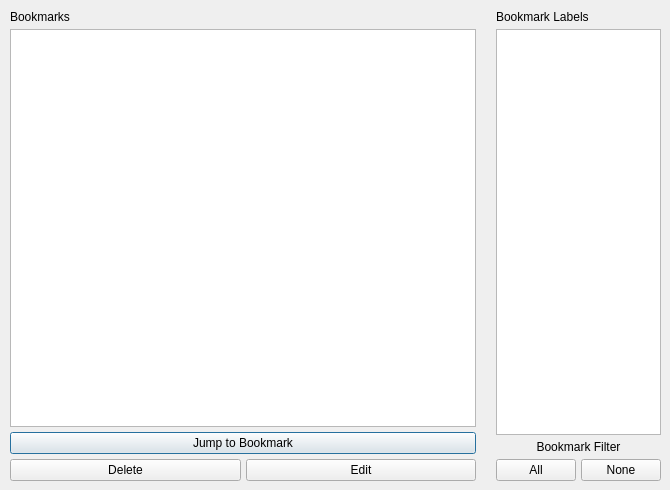
<?xml version="1.0" encoding="UTF-8"?>
<ui version="4.0">
 <class>BookmarkManagerDialog</class>
 <widget class="QDialog" name="BookmarkManagerDialog">
  <property name="geometry">
   <rect>
    <x>0</x>
    <y>0</y>
    <width>670</width>
    <height>490</height>
   </rect>
  </property>
  <property name="minimumSize">
   <size>
    <width>670</width>
    <height>490</height>
   </size>
  </property>
  <property name="maximumSize">
   <size>
    <width>670</width>
    <height>490</height>
   </size>
  </property>
  <property name="windowTitle">
   <string>Bookmark Manager</string>
  </property>
  <property name="autoFillBackground">
   <bool>false</bool>
  </property>
  <widget class="QWidget" name="horizontalLayoutWidget_2">
   <property name="geometry">
    <rect>
     <x>10</x>
     <y>10</y>
     <width>651</width>
     <height>471</height>
    </rect>
   </property>
   <layout class="QHBoxLayout" name="horizontalLayout_2" stretch="5,1">
    <property name="spacing">
     <number>20</number>
    </property>
    <item>
     <layout class="QVBoxLayout" name="frameBookmarks">
      <property name="spacing">
       <number>5</number>
      </property>
      <item>
       <widget class="QLabel" name="titleBookmarks">
        <property name="text">
         <string>Bookmarks</string>
        </property>
       </widget>
      </item>
      <item>
       <widget class="QTableWidget" name="tableBookmarks">
        <property name="maximumSize">
         <size>
          <width>16777215</width>
          <height>411</height>
         </size>
        </property>
       </widget>
      </item>
      <item>
       <widget class="QPushButton" name="buttonJumpToBookmark">
        <property name="text">
         <string>Jump to Bookmark</string>
        </property>
       </widget>
      </item>
      <item>
       <layout class="QHBoxLayout" name="horizontalLayout">
        <property name="topMargin">
         <number>0</number>
        </property>
        <item>
         <widget class="QPushButton" name="buttonDeleteBookmark">
          <property name="text">
           <string>Delete</string>
          </property>
         </widget>
        </item>
        <item>
         <widget class="QPushButton" name="buttonEditBookmark">
          <property name="text">
           <string>Edit</string>
          </property>
         </widget>
        </item>
       </layout>
      </item>
     </layout>
    </item>
    <item>
     <layout class="QVBoxLayout" name="frameBookmarkLabels">
      <property name="spacing">
       <number>5</number>
      </property>
      <item>
       <widget class="QLabel" name="titleBookmarkLabels">
        <property name="text">
         <string>Bookmark Labels</string>
        </property>
       </widget>
      </item>
      <item>
       <widget class="QListWidget" name="listBookmarkLabels">
        <property name="sizePolicy">
         <sizepolicy hsizetype="Expanding" vsizetype="Expanding">
          <horstretch>0</horstretch>
          <verstretch>0</verstretch>
         </sizepolicy>
        </property>
        <property name="minimumSize">
         <size>
          <width>150</width>
          <height>160</height>
         </size>
        </property>
        <property name="maximumSize">
         <size>
          <width>1000</width>
          <height>16777215</height>
         </size>
        </property>
        <property name="alternatingRowColors">
         <bool>false</bool>
        </property>
       </widget>
      </item>
      <item>
       <widget class="QLabel" name="labelBookmarkFilter">
        <property name="text">
         <string>Bookmark Filter</string>
        </property>
        <property name="alignment">
         <set>Qt::AlignCenter</set>
        </property>
       </widget>
      </item>
      <item>
       <layout class="QHBoxLayout" name="labelFilterContainer">
        <property name="sizeConstraint">
         <enum>QLayout::SetDefaultConstraint</enum>
        </property>
        <property name="topMargin">
         <number>0</number>
        </property>
        <item>
         <widget class="QPushButton" name="buttonAllLabelsFilter">
          <property name="text">
           <string>All</string>
          </property>
         </widget>
        </item>
        <item>
         <widget class="QPushButton" name="buttonNoLabelsFilter">
          <property name="text">
           <string>None</string>
          </property>
         </widget>
        </item>
       </layout>
      </item>
     </layout>
    </item>
   </layout>
  </widget>
  <action name="actionJumpToBookmark">
   <property name="icon">
    <iconset theme="QIcon::ThemeIcon::EditRedo"/>
   </property>
   <property name="text">
    <string>Jump to Bookmark</string>
   </property>
   <property name="toolTip">
    <string>Jump to Selected Bookmark</string>
   </property>
   <property name="menuRole">
    <enum>QAction::NoRole</enum>
   </property>
  </action>
  <action name="actionDeleteBookmark">
   <property name="icon">
    <iconset theme="QIcon::ThemeIcon::EditDelete"/>
   </property>
   <property name="text">
    <string>Delete Bookmark</string>
   </property>
   <property name="toolTip">
    <string>Delete Selcted Bookmark</string>
   </property>
   <property name="menuRole">
    <enum>QAction::NoRole</enum>
   </property>
  </action>
  <action name="actionSelectAllLabels">
   <property name="icon">
    <iconset theme="QIcon::ThemeIcon::ListAdd"/>
   </property>
   <property name="text">
    <string>Select All Labels</string>
   </property>
   <property name="toolTip">
    <string>Show All Bookmarks</string>
   </property>
   <property name="menuRole">
    <enum>QAction::NoRole</enum>
   </property>
  </action>
  <action name="actionClearAllLabels">
   <property name="icon">
    <iconset theme="QIcon::ThemeIcon::ListRemove"/>
   </property>
   <property name="text">
    <string>Clear All Labels</string>
   </property>
   <property name="toolTip">
    <string>Hide All Bookmarks</string>
   </property>
   <property name="menuRole">
    <enum>QAction::NoRole</enum>
   </property>
  </action>
  <action name="actionEditBookmarkLabel">
   <property name="text">
    <string>Edit Label</string>
   </property>
   <property name="menuRole">
    <enum>QAction::NoRole</enum>
   </property>
  </action>
  <action name="actionDeleteBookmarkLabel">
   <property name="text">
    <string>Delete Bookmark Label</string>
   </property>
   <property name="toolTip">
    <string>Delete Selected Bookmark Label</string>
   </property>
   <property name="menuRole">
    <enum>QAction::NoRole</enum>
   </property>
  </action>
 </widget>
 <resources/>
 <connections/>
</ui>
